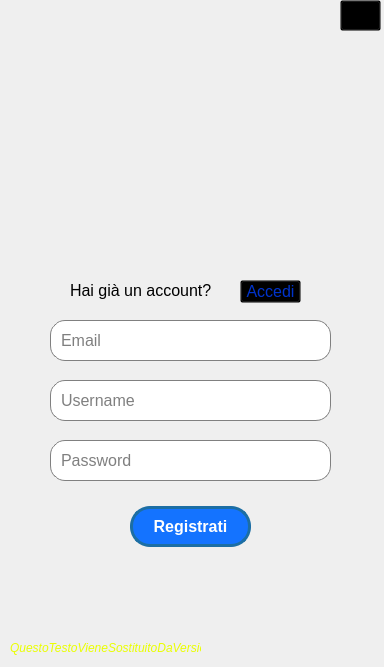
<?xml version="1.0" encoding="UTF-8"?>
<ui version="4.0">
 <class>RegWindow</class>
 <widget class="QMainWindow" name="RegWindow">
  <property name="geometry">
   <rect>
    <x>0</x>
    <y>0</y>
    <width>384</width>
    <height>667</height>
   </rect>
  </property>
  <property name="minimumSize">
   <size>
    <width>384</width>
    <height>667</height>
   </size>
  </property>
  <property name="maximumSize">
   <size>
    <width>384</width>
    <height>667</height>
   </size>
  </property>
  <property name="windowTitle">
   <string>MainWindow</string>
  </property>
  <widget class="QWidget" name="centralwidget">
   <widget class="QLineEdit" name="LineEditPasswordForm">
    <property name="geometry">
     <rect>
      <x>50</x>
      <y>440</y>
      <width>281</width>
      <height>41</height>
     </rect>
    </property>
    <property name="styleSheet">
     <string notr="true">background-color:rgb(255, 255, 255);
border: 1px solid gray;
border-radius: 15px;
padding: 0 8px;
selection-background-color: darkgray;
font-size: 16px;
</string>
    </property>
    <property name="inputMask">
     <string/>
    </property>
    <property name="text">
     <string/>
    </property>
    <property name="echoMode">
     <enum>QLineEdit::Password</enum>
    </property>
    <property name="placeholderText">
     <string>Password</string>
    </property>
   </widget>
   <widget class="QPushButton" name="AccediButton">
    <property name="geometry">
     <rect>
      <x>240</x>
      <y>280</y>
      <width>61</width>
      <height>23</height>
     </rect>
    </property>
    <property name="font">
     <font>
      <pointsize>12</pointsize>
     </font>
    </property>
    <property name="styleSheet">
     <string notr="true">#AccediButton {
color: #0033CC;
background-color: Transparent;
background-repeat:no-repeat;
}

#AccediButton:hover {
color: #0040FF;
text-decoration: underline;
}</string>
    </property>
    <property name="text">
     <string>Accedi</string>
    </property>
   </widget>
   <widget class="QPushButton" name="SignUpButton">
    <property name="geometry">
     <rect>
      <x>130</x>
      <y>506</y>
      <width>121</width>
      <height>41</height>
     </rect>
    </property>
    <property name="font">
     <font>
      <pointsize>-1</pointsize>
      <weight>75</weight>
      <bold>true</bold>
     </font>
    </property>
    <property name="styleSheet">
     <string notr="true">#SignUpButton{color: rgb(255, 255, 255); 
background-color: rgb(20, 115, 255); 
font-size: 16px; 
border-radius: 20px; 
border: 3px solid rgb(28, 110, 164);
}
#SignUpButton:hover{
background-color: rgb(28, 110, 164);
}
#SignUpButton:pressed{
background-color: rgb(20, 78, 117);
}</string>
    </property>
    <property name="text">
     <string>Registrati</string>
    </property>
   </widget>
   <widget class="QLabel" name="label">
    <property name="geometry">
     <rect>
      <x>70</x>
      <y>280</y>
      <width>151</width>
      <height>21</height>
     </rect>
    </property>
    <property name="font">
     <font>
      <pointsize>12</pointsize>
     </font>
    </property>
    <property name="text">
     <string>Hai già un account?</string>
    </property>
   </widget>
   <widget class="QPushButton" name="exitButton">
    <property name="geometry">
     <rect>
      <x>340</x>
      <y>0</y>
      <width>41</width>
      <height>31</height>
     </rect>
    </property>
    <property name="styleSheet">
     <string notr="true">background-color: Transparent;
background-repeat:no-repeat;
</string>
    </property>
    <property name="text">
     <string/>
    </property>
    <property name="icon">
     <iconset resource="Risorse.qrc">
      <normaloff>:/image/basics-22-128.png</normaloff>:/image/basics-22-128.png</iconset>
    </property>
    <property name="iconSize">
     <size>
      <width>25</width>
      <height>25</height>
     </size>
    </property>
   </widget>
   <widget class="QLineEdit" name="LineEditUsernameForm">
    <property name="geometry">
     <rect>
      <x>50</x>
      <y>380</y>
      <width>281</width>
      <height>41</height>
     </rect>
    </property>
    <property name="styleSheet">
     <string notr="true">background-color:rgb(255, 255, 255);
border: 1px solid gray;
border-radius: 15px;
padding: 0 8px;
selection-background-color: darkgray;
font-size: 16px;
</string>
    </property>
    <property name="text">
     <string/>
    </property>
    <property name="placeholderText">
     <string>Username</string>
    </property>
   </widget>
   <widget class="QLabel" name="version">
    <property name="geometry">
     <rect>
      <x>10</x>
      <y>640</y>
      <width>191</width>
      <height>16</height>
     </rect>
    </property>
    <property name="font">
     <font>
      <italic>true</italic>
     </font>
    </property>
    <property name="styleSheet">
     <string notr="true">color: #EAFF00;</string>
    </property>
    <property name="text">
     <string>QuestoTestoVieneSostituitoDaVersione</string>
    </property>
   </widget>
   <widget class="QLineEdit" name="LineEditMailForm">
    <property name="geometry">
     <rect>
      <x>50</x>
      <y>320</y>
      <width>281</width>
      <height>41</height>
     </rect>
    </property>
    <property name="styleSheet">
     <string notr="true">background-color:rgb(255, 255, 255);
border: 1px solid gray;
border-radius: 15px;
padding: 0 8px;
selection-background-color: darkgray;
font-size: 16px;
</string>
    </property>
    <property name="text">
     <string/>
    </property>
    <property name="placeholderText">
     <string>Email</string>
    </property>
   </widget>
  </widget>
 </widget>
 <resources>
  <include location="Risorse.qrc"/>
 </resources>
 <connections/>
</ui>
